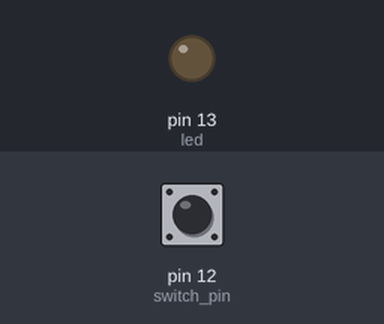
Simulated run of this sketch. Board: Arduino Uno, built with avr-gcc and run on an emulated ATmega328P. On the bench: output pins drawn as LEDs (lit = HIGH). The inputs (shaded band) are chosen by the test bench; at power-on: pin 12 (switch_pin) HIGH.

Above: at 1.2 s.
1.3 s: pin 12 (switch_pin) pulled LOW for 0.15 s
At 1.37 s:
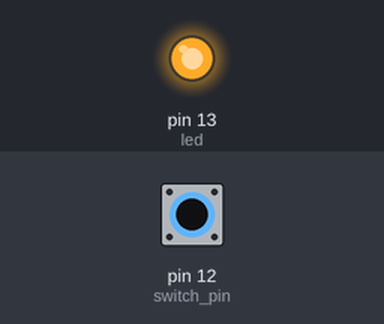
2.9 s: pin 12 (switch_pin) pulled LOW for 3.2 s
At 6.6 s:
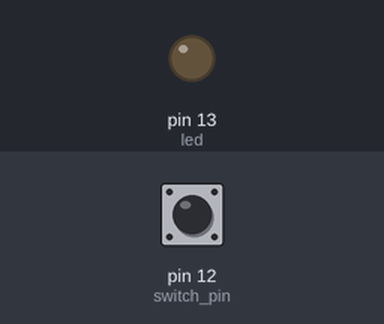
Timing chart, 0 to 8.1 s (numbered marks = the images above; inputs shaded):
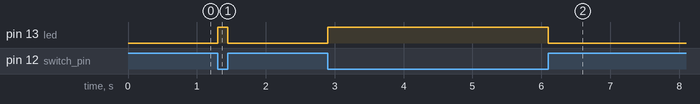

The sketch:

switch_test.ino
```cpp
/**
 * @file switch_test.ino
 * @author Scott Chow
 * @brief Testing the switch status indicator
 *
 */

int switch_pin = 12;
int led = 13;
int switch_on = false;

void setup()
{
  // put your setup code here, to run once:
  pinMode(led, OUTPUT);
  pinMode(switch_pin, INPUT_PULLUP);
}

void loop()
{
  // put your main code here, to run repeatedly:
  switch_on = digitalRead(switch_pin) == LOW;
  digitalWrite(led, switch_on);
}
```

Measured:
- after the input at 1.3 s, pin 13 (led): LOW → HIGH at once, → LOW 0.15 s later
- after the input at 2.9 s, pin 13 (led): LOW → HIGH at once, → LOW 3.2 s later
